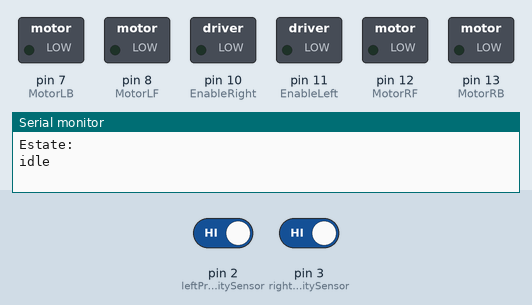
Bench run of a sketch on a simulated Arduino Uno, built with avr-gcc and run on an emulated ATmega328P. On the bench: switched loads named in the sketch (green lamp = pin HIGH), the last lines printed to the serial monitor. The inputs (shaded band) are chosen by the test bench; at power-on: pin 2 (leftProximitySensor) HIGH, pin 3 (rightProximitySensor) HIGH. Pins used as bus, display or sensor lines are not drawn.

Above: at 1.2 s.
1.3 s: pin 2 (leftProximitySensor) driven LOW
At 4.0 s:
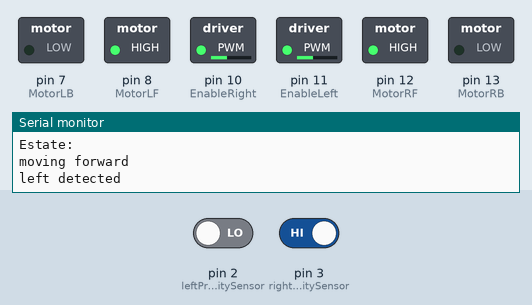
7.3 s: pin 2 (leftProximitySensor) driven HIGH
At 8.1 s:
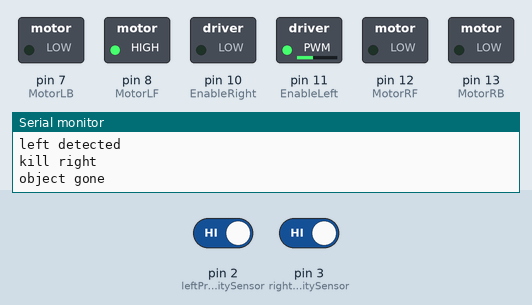
8.8 s: pin 3 (rightProximitySensor) driven LOW
At 14.6 s:
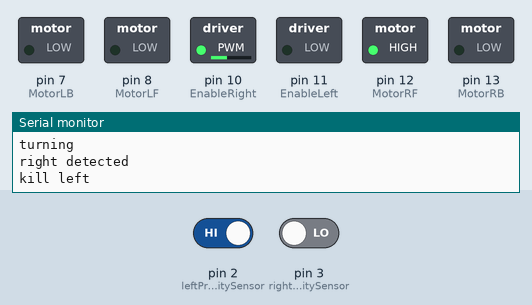
Timing chart, 0 to 61.3 s (numbered marks = the images above; inputs shaded):
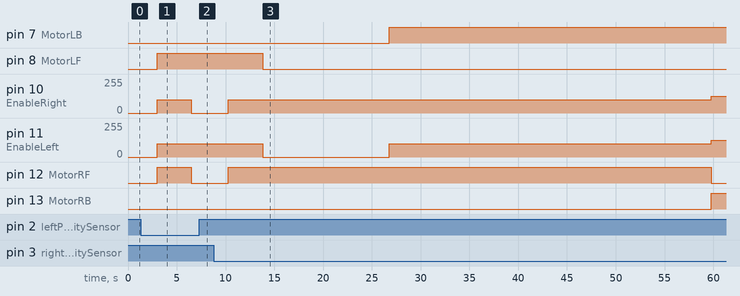

Measured:
- after the input at 8.8 s, pin 7 (MotorLB): LOW → HIGH after 18.0 s; pin 8 (MotorLF): HIGH → LOW after 5.0 s; pin 11 (EnableLeft): 100/255 → 0/255 after 5.0 s, → 100/255 13.0 s later, → 125/255 33.0 s later; pin 13 (MotorRB): LOW → HIGH after 51.0 s

The sketch:

Boat_V11.ino
```cpp
//----------------------------------------------------------------------------
//
// Versión 1.1
// sensors throught interrupts that raise flags
//
//----------------------------------------------------------------------------

#include "Boat.h"
//----------------------------------------------------------------------------
//                            GLOBAL VARIABLES
//----------------------------------------------------------------------------
byte glState;
int glDirection;
int glSpeed = NORMAL_SPEED;// TODO: change to HIGH_SPEED for solar version

volatile int intRight = -1;
volatile int intLeft = -1;
//----------------------------------------------------------------------------
//                            SETUP
//----------------------------------------------------------------------------
void setup()
{
  Serial.begin( 9600 );//for testing purposes TODO: remove serial comm for release version
  pinMode( EnableLeft, OUTPUT ); //set enable motor pin as output
  pinMode( EnableRight, OUTPUT );//same for right one

  pinMode( leftSensor, OUTPUT );
  pinMode( rightSensor, OUTPUT );

  pinMode(rightProximitySensor, INPUT_PULLUP);
  pinMode(leftProximitySensor, INPUT_PULLUP);

  //set al motor connected pins as output
  pinMode( MotorLF, OUTPUT );
  pinMode( MotorLB, OUTPUT );
  pinMode( MotorRF, OUTPUT );
  pinMode( MotorRB, OUTPUT );

  // start with everything dead
  glState = eIdle;
}

//----------------------------------------------------------------------------
//                            LOOP
//----------------------------------------------------------------------------
void loop( void )
{
  Serial.println("Estate: ");
  switch ( glState )
  {
    case eIdle:
    {
      Serial.println("idle");
      beIdle();
      glState = eMoveForward;
      break;
    }

    case eMoveForward:
    {
      Serial.println("moving forward");
      moveForward();

      // for moving forward we need to open our eyes
      attachInterrupt( digitalPinToInterrupt( rightProximitySensor ), rightObjectDetected, LOW );
      attachInterrupt( digitalPinToInterrupt( leftProximitySensor ), leftObjectDetected, LOW );
      enableSensors();

      // we have no direction, we are moving forward, so we should clean it.
      glDirection = NEVERMIND;

      //just so we can ignore any initial reading from sensors
      startDetecting();

      while( eMoveForward == glState )
      {
        // we need to change interrupt for the sensor that detected an object
        // and we don't need the other one, so we detach both
        if( DETECTED == intRight )
        {
          detachInterrupts();
          glDirection = TURN_RIGHT;
          Serial.println("right detected");
          glState = eTurn;
        }
        if( DETECTED == intLeft )
        {
          detachInterrupts();
          glDirection = TURN_LEFT;
          Serial.println("left detected");
          glState = eTurn;
        }
        //TODO: get outta here if've been for too long
        //also do other stuff while moving forward (future)
      }
      break;
    }

    case eTurn:
    {
      Serial.println("turning");
      // record the much time we spend here...
      unsigned long timePassed = millis();
      // do the actual turn's task, turn
      turn( glDirection );

      // if we are here an interrupt popedUp, check which way to turn
      // and kill the sensor we should not worry about
      if( glDirection )
      {
        Serial.println("right detected");
        killLeftSensor();
        attachInterrupt( digitalPinToInterrupt( rightProximitySensor ), noObjectRight, RISING );
      }
      else
      {
        Serial.println("left detected");
        killRightSensor();
        attachInterrupt( digitalPinToInterrupt( leftProximitySensor ), noObjectLeft, RISING );
      }

      startDetecting();
      while( eTurn == glState )
      {
        // stay here as long as the object is still detected
        if( GONE == intRight || GONE == intLeft )
        {
          Serial.println("object gone");
          detachInterrupts();
          glState = eMoveForward;
        }

        if( FULL_TURN_TIME < ( millis() - timePassed ) )
        {
          // or too long to be turning with just on motor
          glState = eTurnFull;
        }
      }
      break;
    }

    case eTurnFull:
    {
      Serial.println("turning full");
      unsigned long timePassed = millis();

      // do the step task
      turnFull( glDirection );

      // stay here untill there is a new noObject interrupt
      while( eTurnFull == glState )
      {
        if( GONE == intRight || GONE == intLeft )
        {
          Serial.println("object gone");
          detachInterrupts();
          glState = eMoveForward;
        }

        // or we figured there must be an error
        if( ERROR_TIME < ( millis() - timePassed ) )
        {
          detachInterrupts();
          glState = eError;
        }
      }
      break;
    }

    case eError:
    {
      inError();
      Serial.println("running error state");
      // no often, only try this step in case of error
      // all logic is inside the step function.
      // then start over from idle for we don't know where we are
      glState = eIdle;
      break;
    }

    default:
    {
      //we should never be here, but..., just in case
      detachInterrupts(); //for we don't know were we came here from
      glState = eIdle;
    }
  }
  delay( STEPS_DELAY );
}

//----------------------------------------------------------------------------
//                            SENSORS - INTERRUPTS
//----------------------------------------------------------------------------
void startDetecting( void )
{
  delay(500);
  intRight = -1; intLeft = -1;
}

void rightObjectDetected( void )
{
  intRight = DETECTED;
  //intLeft = -1;
}

void leftObjectDetected( void )
{
  intLeft = DETECTED;
  //intRight = -1;
}

void noObjectRight( void )
{
  intRight = GONE;
  //intLeft = -1;
}

void noObjectLeft( void )
{
  intLeft = GONE;
  //intRight = -1;
}

void enableSensors( void )
{
  digitalWrite( leftSensor, HIGH );
  digitalWrite( rightSensor, HIGH );
}

void killRightSensor( void )
{
  Serial.println("kill right");
  digitalWrite( rightSensor, LOW );
}

void killLeftSensor( void )
{
  Serial.println("kill left");
  digitalWrite( leftSensor, LOW );
}

void detachInterrupts( void )
{
  detachInterrupt( digitalPinToInterrupt( rightProximitySensor ) );
  detachInterrupt( digitalPinToInterrupt( leftProximitySensor ) );
}

//----------------------------------------------------------------------------
//                                MOVEMENTS
//----------------------------------------------------------------------------
void inError( void )
{
  //full speed for all this attempts
  glSpeed = HIGH_SPEED;
  //be idle and move back
  moveBackwards();
  //keep pushing back for a while
  delay( ERROR_DELAY );
  //shake a little
  turnFullLeft();
  delay( ERROR_DELAY );
  turnFullRight();
  delay( ERROR_DELAY );
  turnFullLeft();
  delay( ERROR_DELAY );
  turnFullRight();
  delay( ERROR_DELAY );
  moveBackwards();
  //end, this will put me on idle later, let's hope the mad dance made it
  //get stuff back to normal
  glSpeed = NORMAL_SPEED;
}

void beIdle( void )
{
  //can not have delays for many steps may use it to stop motors first
  killRight();
  killLeft();
}

void moveForward( void )
{
  // always go to idle first to avoid enabling both pins of motor
  setRight( FORWARD );
  setLeft( FORWARD );
}

void moveBackwards( void )
{
  // always go to idle first to avoid enabling both pins of motor
  setRight( BACKWARDS );
  setLeft( BACKWARDS );
}

void turnFullLeft( void )
{
  setRight( BACKWARDS );
  setLeft( FORWARD );
}

void turnFullRight( void )
{
  setRight( FORWARD );
  setLeft( BACKWARDS );
}

void turnRight( void )
{
  killLeft();
  setRight( FORWARD );
}

void turnLeft( void )
{
  killRight();
  setLeft( FORWARD );
}

void setRight( bool Direction )
{
  killRight();
  digitalWrite( MotorRF, Direction );
  digitalWrite( MotorRB, !Direction );
  analogWrite( EnableRight, glSpeed );
}

void setLeft( bool Direction )
{
  killLeft();
  digitalWrite( MotorLF, Direction );
  digitalWrite( MotorLB, !Direction );
  analogWrite( EnableLeft, glSpeed );
}

void killRight( void )
{
  digitalWrite( MotorRF, LOW );
  digitalWrite( MotorRB, LOW );
  digitalWrite( EnableRight, LOW );
}

void killLeft( void )
{
  digitalWrite( MotorLF, LOW );
  digitalWrite( MotorLB, LOW );
  digitalWrite( EnableLeft, LOW );
}

void move( bool Direction )
{
  if( Direction )
  {
    moveForward();
  }
  else
  {
    moveBackwards();
  }
}

void turn( bool Way )
{
  if( Way )
  {
    turnRight();
  }
  else
  {
    turnLeft();
  }
}

void turnFull( bool Way )
{
  if( Way )
  {
    turnFullRight();
  }
  else
  {
    turnFullLeft();
  }
}
```

Boat.h
```cpp
#ifndef BOAT_LIB
#define BOAT_LIB

//----------------------------------------------------------------------------
//                            CONSTANTS
//----------------------------------------------------------------------------
const byte EnableLeft = 11;   // Enable Pin for left motor
const byte EnableRight = 10;  // Enable Pin for right motor

const byte MotorLF = 8;   // Control pin Forward for left motor
const byte MotorLB = 7;   // Control pin Backward for left motor
const byte MotorRF = 12;  // Control pin Forward for right motor
const byte MotorRB = 13;  // Control pin Backward for right motor

const bool FORWARD              = 1;
const bool BACKWARDS            = 0;
const bool RIGHT                = 1;
const bool LEFT                 = 0;

const byte leftProximitySensor  = 2;   //interrupt input 0 reads left sensor
const byte rightProximitySensor = 3;   //interrupt input 1 reads right sensor
const byte leftSensor    = 5;
const byte rightSensor   = 4;

const byte NORMAL_SPEED         = 100;
const byte LOW_SPEED            = 75;
const byte HIGH_SPEED           = 125;
const int SECONDS               = 1000;
const int STEPS_DELAY           = 3 * SECONDS;
const int FULL_TURN_TIME      	= 10 * SECONDS;		// 10 seconds to pass from turning to 2 motors turnning
const int ERROR_TIME		        = 30 * SECONDS;   // seconds to determin we are stuck
const int ERROR_DELAY           = 10 * SECONDS;

//----------------------------------------------------------------------------
//                            ENUMS
//----------------------------------------------------------------------------
enum States
{
  eIdle = 0,
  eMoveForward,
  eMoveBackwards,
  eTurn,
  eTurnFull,
  eError
};

enum Directions
{
  TURN_LEFT = 0,
  TURN_RIGHT,
  NEVERMIND
};

enum Sensors
{
  DETECTED,
  GONE,
  IDLE
};

#endif

//                               +-----___-----+
//                               |             |
//                         RESET | 1        28 | AI5
//                               |             |
//                           RXD | 2        27 | AI4
//                               |             |
//                           TXD | 3        26 | AI3
//                               |             |
// leftProximitySensor  INT0 PD2 | 4        25 | AI2
//                               |             |
// rightProximitySensor INT1 PD3 | 5        24 | AI1
//                               |             |
// rightSensor               PD4 | 6        23 | AI0
//                               |             |
//                           VCC | 7        22 | GND
//                               |             |
//                           GND | 8        21 | AREF
//                               |             |
//                         XTAL1 | 9        20 | AVCC
//                               |             |
//                         XTAL2 | 10       19 | DP13         MotorRB
//                               |             |
// leftSensor          (PWM) DP5 | 11       18 | DP12         MotorRF
//                               |             |
//                     (PWM) DP6 | 12       17 | DP11 (PWM)   EnableLeft
//                               |             |
// MotorLB                   DP7 | 13       16 | DP10 (PWM)   EnableRight
//                               |             |
// MotorLF                   DP8 | 14       15 | DP9 (PWM)
//                               |             |
//                               +-------------+
```
